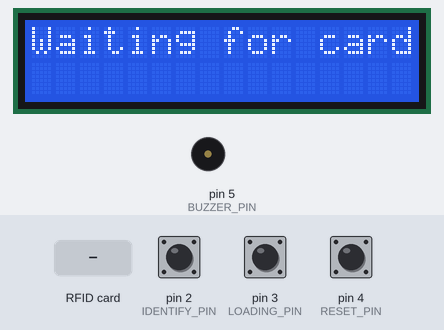
Bench run of a sketch on a simulated Arduino Uno, built with avr-gcc and run on an emulated ATmega328P. Parts: 16×2 character LCD, buzzer (waves = sounding, pin HIGH). The test bench sets the inputs (shaded band); at power-on: pin 2 (IDENTIFY_PIN) HIGH, pin 3 (LOADING_PIN) HIGH, pin 4 (RESET_PIN) HIGH. Pins used as bus, display or sensor lines are not drawn.

Above: at 5.3 s.
5.4 s: RFID card B2 DB 77 15 held to the reader
At 7.2 s:
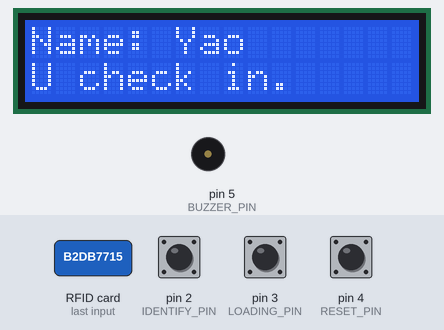
8.4 s: pin 2 (IDENTIFY_PIN) pulled LOW for 1 s
At 9.3 s:
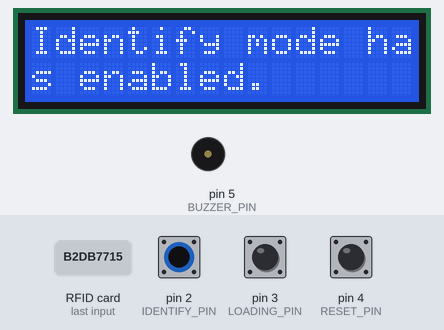
12.3 s: pin 3 (LOADING_PIN) pulled LOW for 3.2 s
At 13.4 s:
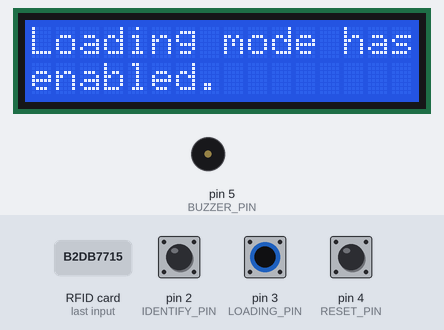
17.9 s: pin 4 (RESET_PIN) pulled LOW for 0.15 s
At 18.5 s:
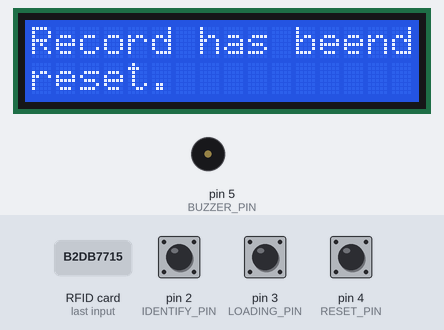
21.0 s: RFID card 01 02 03 04 held to the reader
At 22.0 s:
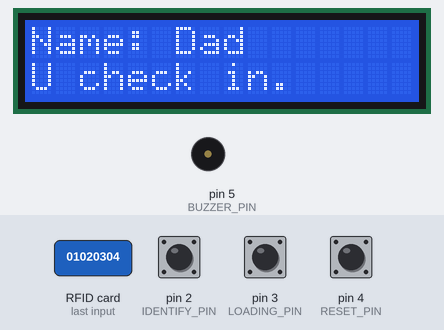
24.0 s: pin 4 (RESET_PIN) pulled LOW for 1 s
At 25.1 s:
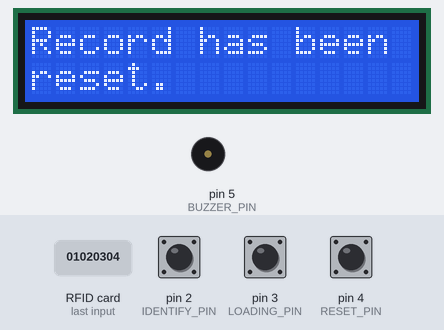
Timing chart, 0 to 27.0 s (numbered marks = the images above; inputs shaded):
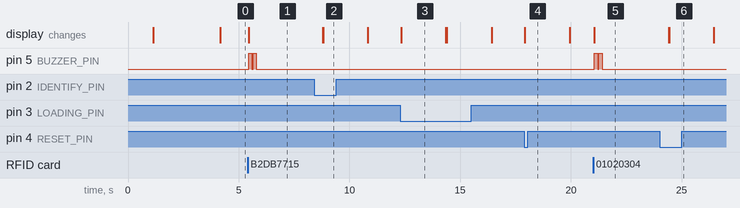

The sketch:

Arduino_RFID_check_in_machine.ino
```cpp
/*
Arduino_RFID_check_in_machine

Author : LukeTseng ( 鼓山高中 _ 電腦社社長 )
Date : 2024 / 04 / 11 初製作

Version : 1.0.1 版本

Update : 簡化及優化程式碼片段，使其具有良好的維護性。

*/
#include <SPI.h>  // Arduino 內建函式庫
#include <MFRC522.h>  // RFID RC522 函式庫
#define RST_PIN      A0  // 讀卡機的重置腳位
#define SS_PIN       10  // 晶片選擇腳位
#define IDENTIFY_PIN 2 // 晶片識別 UID 按鈕腳位
#define LOADING_PIN 3 // 晶片讀取按鈕腳位
#define RESET_PIN 4 // 重置打卡紀錄按鈕腳位
#define BUZZER_PIN 5 // 蜂鳴器腳位

#include "LiquidCrystal_I2C.h"  // LCD 面板函式庫

LiquidCrystal_I2C lcd(0x27,2,1,0,4,5,6,7,3,POSITIVE); // LCD 初始化面板

bool stu[37] = {false}; // 使 stu 陣列所有值為 false, 37 可依據班級人數修改.

bool Is_Identify = false; // 判斷是否為 identify 模式

struct RFIDTag {   // 定義結構, 包含 2 members
   byte uid[4];   // byte uid[4], 一個 4 位元組 (byte) 的陣列, 用來儲存 RFID 標籤的唯一識別碼 (UID)
   char *name;  // 指向字串的指標, 用來儲存與 RFID 標籤相關的名稱
};

struct RFIDTag tags[] = {  // 初始化結構資料 (結構陣列 tags), 請自行修改RFID識別碼
  {{0xB2,0xDB,0x77,0x15}, "Name: Yao"},
  {{0x1,0x2,0x3,0x4}, "Name: Dad"},
};

byte totalTags = sizeof(tags) / sizeof(RFIDTag);  // 計算結構資料筆數, 結果為 1

MFRC522 mfrc522(SS_PIN, RST_PIN);  // 建立MFRC522物件

const int PINS[] = {IDENTIFY_PIN, LOADING_PIN, RESET_PIN}; // 宣告整數陣列常數 PINS

const char* MESSAGES[][2] = {
    {"Identify mode ha", "s enabled."},
    {"Loading mode has", "enabled."},
    {"Record has been", "reset."}
};

void print_message(const char* line_1, const char* line_2, int delay_time) {  // 定義函數 print_message 用於簡化內容
    lcd.setCursor(0, 0);
    lcd.print(line_1);
    lcd.setCursor(0, 1);
    lcd.print(line_2);
    delay(delay_time);
    lcd.clear();
}

void buzz(int sec) {  // 定義函數 buzz 用於簡化蜂鳴器程式碼
    digitalWrite(BUZZER_PIN, HIGH);
    delay(sec);
    digitalWrite(BUZZER_PIN, LOW);
}

void check_buttons() {
    for (int i = 0; i < 3; i++) {
        if (digitalRead(PINS[i]) == LOW) {
            switch (i) {
                case 0:
                    Is_Identify = true;
                    break;
                case 1:
                    Is_Identify = false;
                    break;
                case 2:
                    for (int j = 0; j < 37; j++) {
                        stu[j] = false;
                    }
                    break;
            }
            print_message(MESSAGES[i][0], MESSAGES[i][1], 2000);
        }
    }
}

void display_uid(byte *id, byte idSize) {
    lcd.setCursor(0,0);
    lcd.print("UID:");
    lcd.setCursor(0,1);
    for (byte i = 0; i < idSize; i++) {  // 逐一顯示UID碼
        lcd.print(id[i], HEX);       // 以16進位顯示UID值
        lcd.print(" ");
    }
    delay(5000);
    lcd.clear();
}

void identify_mode() {
    if (mfrc522.PICC_IsNewCardPresent() && mfrc522.PICC_ReadCardSerial()) {
        byte *id = mfrc522.uid.uidByte;   // 取得卡片的UID
        byte idSize = mfrc522.uid.size;   // 取得UID的長度
        display_uid(id, idSize);
    }
}

void loading_mode() {
    lcd.setCursor(0,0);
    lcd.print("Waiting for card");
    if (mfrc522.PICC_IsNewCardPresent() && mfrc522.PICC_ReadCardSerial()) {
        byte *id = mfrc522.uid.uidByte;   // 取得卡片的UID
        byte idSize = mfrc522.uid.size;   // 取得UID的長度
        bool foundTag = false;    // 是否找到紀錄中的標籤，預設為「否」。

        for (byte i = 0; i < totalTags; i++) {
            if (memcmp(tags[i].uid, id, idSize) == 0) {  // 比對陣列資料值
                lcd.clear();
                lcd.setCursor(0, 0);
                lcd.print(tags[i].name);

                if (stu[0]) {
                    lcd.setCursor(0, 1);
                    lcd.print("U've checked in");
                    buzz(150);
                } else {
                    lcd.setCursor(0, 1);
                    lcd.print("U check in.");
                    buzz(150);
                    delay(50);
                    buzz(150);
                    stu[0] = true;  // 設定 stu[0] 為 true
                }

                delay(3000);
                lcd.clear();
                foundTag = true;  // 設定成「找到標籤了！」
                break;
            }
        }

        if (!foundTag) {  // 若掃描到紀錄之外的標籤，則顯示"Wrong card!"。
            lcd.clear();
            lcd.print("Wrong card!");
            buzz(500);
            delay(3000);
            lcd.clear();
            mfrc522.PICC_HaltA();  // 讓卡片進入停止模式
        }
    }
}

void setup() {
    pinMode(BUZZER_PIN, OUTPUT); // 蜂鳴器預設輸出
    digitalWrite(BUZZER_PIN, LOW); // 蜂鳴器預設低電位(不發出聲音)

    for (int i = IDENTIFY_PIN; i <= RESET_PIN; i++) {
        pinMode(i, INPUT); // 按鈕預設輸入
        digitalWrite(i, HIGH); // 按鈕預設高電位
    }

    SPI.begin();
    mfrc522.PCD_Init();       // 初始化MFRC522讀卡機模組

    lcd.begin(16,2); // 指定 LCD 尺寸像素格 16 x 2
    lcd.backlight();
    delay(1000); // 延時一秒後繼續

    lcd.setCursor(0,0);
    lcd.print("GuShan Check in");   // 初始化訊息
    lcd.setCursor(0,1);
    lcd.print("Nice to meet you");
    delay(3000); // 延時三秒後繼續
    lcd.clear();
}

void loop() {
    check_buttons();

    if (Is_Identify) {
        identify_mode();
    } else {
        loading_mode();
    }
}
```

Measured:
- after the input at 5.4 s, pin 5 (BUZZER_PIN): alternates HIGH for 0.15 s and LOW for 0.05 s, 4 changes in all, then stays LOW, starting after 0.05 s; the display: changes after 0.05 s (image 1)
- after the input at 8.4 s, the display: first differs from a run without the input after 0.43 s (image 2)
- after the input at 12.3 s, the display: changes at once (image 3)
- after the input at 17.9 s, the display: changes at once (image 4)
- after the input at 21.0 s, pin 5 (BUZZER_PIN): alternates HIGH for 0.15 s and LOW for 0.05 s, 4 changes in all, then stays LOW, starting after 0.06 s; the display: changes after 0.06 s (image 5)
- after the input at 24.0 s, the display: first differs from a run without the input after 0.43 s (image 6)
- what the display in image 3 shows lasts 2.0 s, from 12.3 s to 14.3 s
